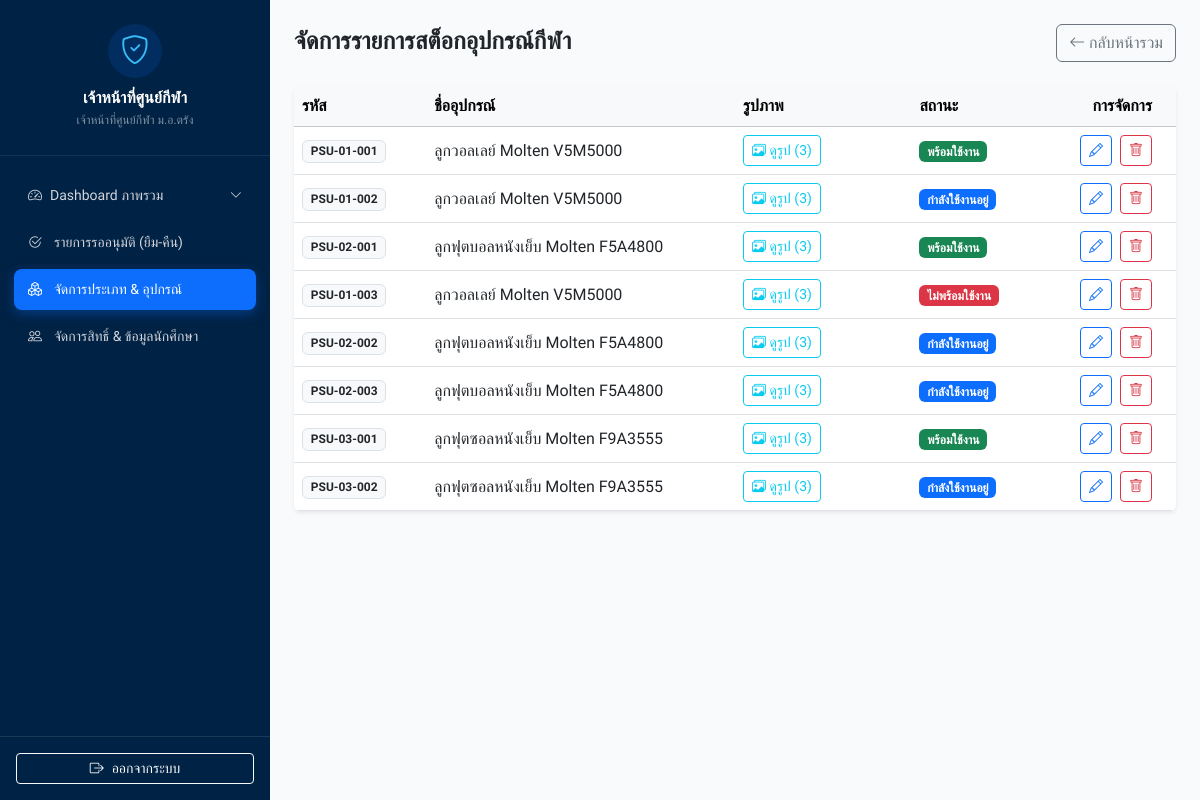
The page /admin/equipment.php (signed in) on the database as committed earlier.
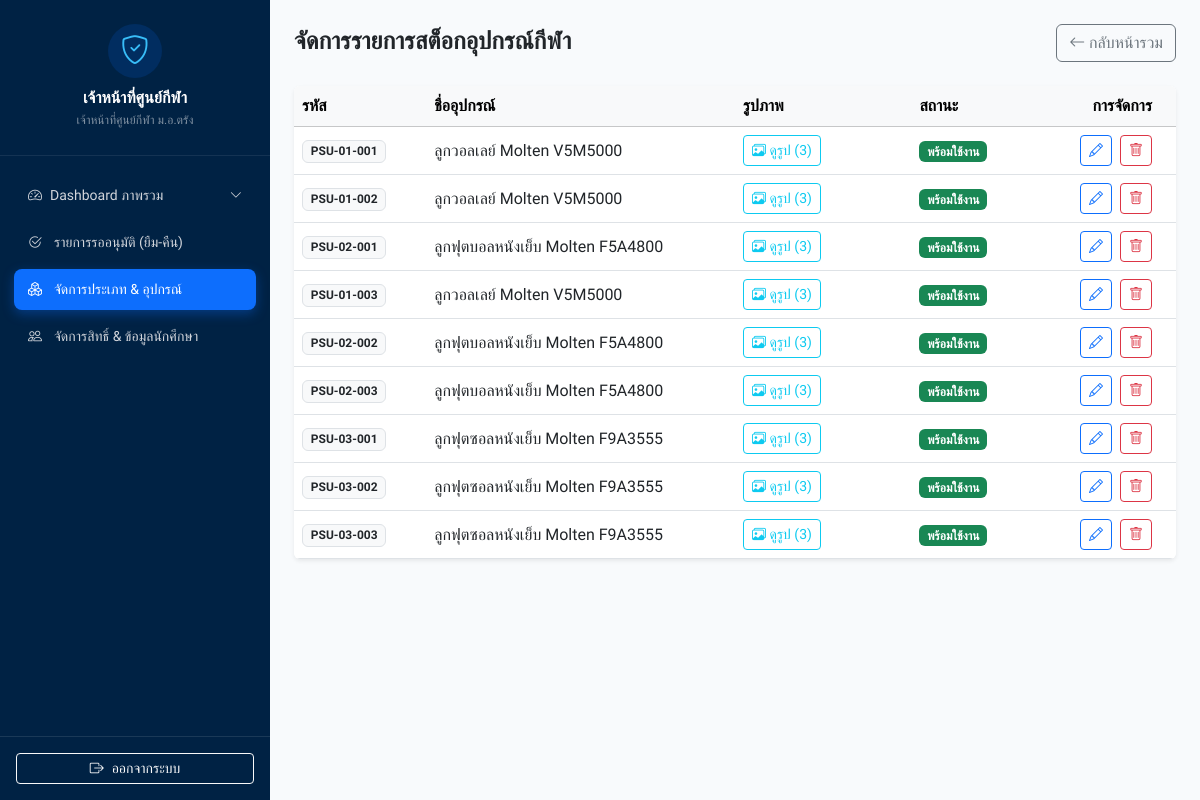
The same page on the database as committed later.
### tables this page shows
CREATE TABLE IF NOT EXISTS `sport_equipment` (
  `eq_id` int(11) NOT NULL AUTO_INCREMENT,
  `category_id` int(11) DEFAULT NULL,
  `eq_code` varchar(255) DEFAULT '',
  `eq_name` varchar(255) DEFAULT '',
  `status` enum('avaliable','borrowed','damaged','maintenance','pending') NOT NULL DEFAULT 'avaliable',
  `created_at` timestamp NULL DEFAULT current_timestamp(),
  PRIMARY KEY (`eq_id`),
  KEY `category_id` (`category_id`),
  CONSTRAINT `category_id` FOREIGN KEY (`category_id`) REFERENCES `sport_categories` (`category_id`) ON UPDATE CASCADE
);

### admin/equipment.php (the view, shortened to what this page needs)
<?php
require_once '../config/db.php';
$category_id = isset($_GET['category_id']) ? (int)$_GET['category_id'] : 0;
$query = "
    SELECT e.*,
        GROUP_CONCAT(CONCAT(img.image_id, ':::', img.image_path) SEPARATOR '||') as all_images,
        COUNT(img.image_id) as img_count
    FROM sport_equipment e
    LEFT JOIN image_equipment img ON e.eq_id = img.eq_id
";
if ($category_id > 0) {$stmt = $pdo->prepare($query . " WHERE e.category_id = ? GROUP BY e.eq_id ORDER BY e.eq_id ASC");
    $stmt->execute([$category_id]);
} else {
    $stmt = $pdo->query($query . " GROUP BY e.eq_id ORDER BY e.eq_id ASC");
}
$equipments =$stmt->fetchAll();
?>
<!DOCTYPE html>
<html lang="th">
<head>
</head>
<body class="d-flex">
    <?php include '../components/sidebar.php'; ?>
    <div class="flex-grow-1 p-4" style="background-color: #f8fafc; min-height: 100vh;">
        <div class="d-flex justify-content-between align-items-center mb-4">
            <div>
                <h4 class="fw-bold mb-1 text-dark">จัดการรายการสต็อกอุปกรณ์กีฬา</h4>
            </div>
            <div class="d-flex gap-2">
                <a href="categories.php" class="btn btn-outline-secondary fw-medium"><i class="bi bi-arrow-left"></i> กลับหน้ารวม</a>
            </div>
        </div>
        <div class="card card-custom p-0 overflow-hidden bg-white border-0 shadow-sm">
            <div class="table-responsive">
                <table class="table table-hover mb-0 align-middle">
                    <thead class="table-light text-secondary">
                        <tr>
                            <th style="width: 15%;">รหัส</th>
                            <th style="width: 35%;">ชื่ออุปกรณ์</th>
                            <th style="width: 20%;">รูปภาพ</th>
                            <th style="width: 15%;">สถานะ</th>
                            <th style="width: 15%;" class="text-end pe-4">การจัดการ</th>
                        </tr>
                    </thead>
                    <tbody>
                        <?php foreach($equipments as $eq):$img_list = [];
                            if(!empty($eq['all_images'])) {
                                $pairs = explode('||',$eq['all_images']);
                                foreach($pairs as$p) {
                                    $parts = explode(':::',$p);
                                    if(count($parts) === 2) {$img_list[] = ['id' => $parts[0], 'path' =>$parts[1]];
                                    }
                                }
                            }
                        ?>
                        <tr>
                            <td class="fw-semibold">
                                <span class="badge bg-light text-dark border"><?= htmlspecialchars($eq['eq_code']) ?></span>
                            </td>
                            <td class="fw-medium text-dark"><?= htmlspecialchars($eq['eq_name']) ?></td>
                            <td>
                                <?php if(!empty($img_list)): ?>
                                    <button class="btn btn-sm btn-outline-info fw-medium" onclick='viewMultipleImages(<?= json_encode($img_list) ?>, "<?= htmlspecialchars($eq['eq_code']) ?>")'>
                                        <i class="bi bi-images"></i> ดูรูป (<?= count($img_list) ?>)
                                    </button>
                                <?php else: ?>
                                    <button class="btn btn-sm btn-secondary opacity-50" disabled>ไม่มีรูป</button>
                                <?php endif; ?>
                            </td>
                            <td>
                                <?php
                                if($eq['status'] == 'avaliable') {
                                    echo '<span class="badge bg-success">พร้อมใช้งาน</span>';
                                } elseif($eq['status'] == 'borrowed') {
                                    echo '<span class="badge bg-primary">กำลังใช้งานอยู่</span>';
                                } else {
                                    echo '<span class="badge bg-danger">ไม่พร้อมใช้งาน</span>';
                                }
                                ?>
                            </td>
                            <td class="text-end pe-4">
                                <button class="btn btn-sm btn-outline-primary me-1" onclick='openEditModal(<?= json_encode($eq) ?>)' title="แก้ไข">
                                    <i class="bi bi-pencil"></i>
                                </button>
                                <button class="btn btn-sm btn-outline-danger" onclick="openDeleteModal('<?= $eq['eq_id'] ?>', '<?=$eq['eq_code'] ?>')" title="ลบ">
                                    <i class="bi bi-trash"></i>
                                </button>
                            </td>
                        </tr>
                        <?php endforeach; ?>
                    </tbody>
                </table>
            </div>
        </div>
    </div>
</body>
</html>

### components/sidebar.php (shortened to what this page needs)
<?php
$currentPage = basename($_SERVER['PHP_SELF']);
$adminName = $_SESSION['admin_name'] ?? 'เจ้าหน้าที่ศูนย์กีฬา';
$isDashboardGroup = in_array($currentPage, [
    'dashboard.php',
    'dashboard_borrows.php',
    'overdue.php',
    'dashboard_damaged.php'
]);
?>
<link href="https://cdn.jsdelivr.net/npm/bootstrap@5.3.3/dist/css/bootstrap.min.css" rel="stylesheet">
<link href="https://cdn.jsdelivr.net/npm/bootstrap-icons@1.11.3/font/bootstrap-icons.min.css" rel="stylesheet">
<div class="sidebar flex-shrink-0 text-white">
    <div class="brand-box">
        <div class="admin-avatar">
            <i class="bi bi-shield-check"></i>
        </div>
        <h6 class="mb-0 fw-bold text-white"><?= htmlspecialchars($adminName) ?></h6>
        <small class="text-white-50" style="font-size: 12px;">เจ้าหน้าที่ศูนย์กีฬา ม.อ.ตรัง</small>
    </div>
    <ul class="nav nav-pills flex-column mb-auto mt-3">
        <li class="nav-item">
            <a href="#dashboardSubmenu" data-bs-toggle="collapse" class="nav-link justify-content-between <?= $isDashboardGroup ? 'active-main' : ''; ?>" aria-expanded="<?= $isDashboardGroup ? 'true' : 'false'; ?>">
                <div class="d-flex align-items-center gap-2">
                    <i class="bi bi-speedometer2"></i>
                    <span>Dashboard ภาพรวม</span>
                </div>
                <i class="bi bi-chevron-down small"></i>
            </a>
        </li>
        <li class="nav-item">
            <a href="approvals.php" class="nav-link <?= ($currentPage == 'approvals.php') ? 'active-main' : ''; ?>">
                <i class="bi bi-check2-circle"></i> รายการรออนุมัติ (ยืม-คืน)
            </a>
        </li>
        <li class="nav-item">
            <a href="categories.php" class="nav-link <?= (in_array($currentPage, ['categories.php', 'equipment.php'])) ? 'active-main' : ''; ?>">
                <i class="bi bi-boxes"></i> จัดการประเภท & อุปกรณ์
            </a>
        </li>
        <li class="nav-item">
            <a href="users.php" class="nav-link <?= ($currentPage == 'users.php') ? 'active-main' : ''; ?>">
                <i class="bi bi-people"></i> จัดการสิทธิ์ & ข้อมูลนักศึกษา
            </a>
        </li>
    </ul>
    <div class="p-3 border-top border-white border-opacity-10">
        <button type="button" class="btn btn-outline-light btn-sm w-100 d-flex align-items-center justify-content-center gap-2" onclick="openLogoutModal()">
            <i class="bi bi-box-arrow-right"></i> ออกจากระบบ
        </button>
    </div>
</div>

### admin/equipment.php (style rules this page uses)
.card-custom { border-radius: 14px; border: none; box-shadow: 0 2px 12px rgba(0, 0, 0, 0.04); }

### components/sidebar.php (style rules this page uses)
body { font-family: 'Prompt', sans-serif; background-color: #f4f7fa; }
.sidebar { width: 270px; min-height: 100vh; background-color: #002244; display: flex; flex-direction: column; }
.sidebar .nav-link { color: #d1d5db; border-radius: 8px; margin: 3px 14px; padding: 10px 14px; display: flex; align-items: center; gap: 12px; font-size: 14px; transition: all 0.2s; text-decoration: none; }
.sidebar .nav-link.active-main { background-color: #0d6efd; color: #ffffff; font-weight: 500; box-shadow: 0 4px 12px rgba(13, 110, 253, 0.35); }
.brand-box { padding: 24px 16px; text-align: center; border-bottom: 1px solid rgba(255, 255, 255, 0.08); }
.admin-avatar { width: 54px; height: 54px; background: rgba(13, 110, 253, 0.15); color: #38bdf8; border-radius: 50%; display: inline-flex; align-items: center; justify-content: center; font-size: 1.8rem; margin-bottom: 10px; }

Rows that differ between the two databases and show on the page:
changed sport_equipment "PSU-01-002": status "กำลังใช้งานอยู่" → "พร้อมใช้งาน"
changed sport_equipment "PSU-01-003": status "ไม่พร้อมใช้งาน" → "พร้อมใช้งาน"
changed sport_equipment "PSU-02-002": status "กำลังใช้งานอยู่" → "พร้อมใช้งาน"
changed sport_equipment "PSU-02-003": status "กำลังใช้งานอยู่" → "พร้อมใช้งาน"
changed sport_equipment "PSU-03-002": status "กำลังใช้งานอยู่" → "พร้อมใช้งาน"
added sport_equipment: eq_code "PSU-03-003", eq_name "ลูกฟุตซอลหนังเย็บ Molten F9A3555", count($img_list) "3", status "พร้อมใช้งาน"
